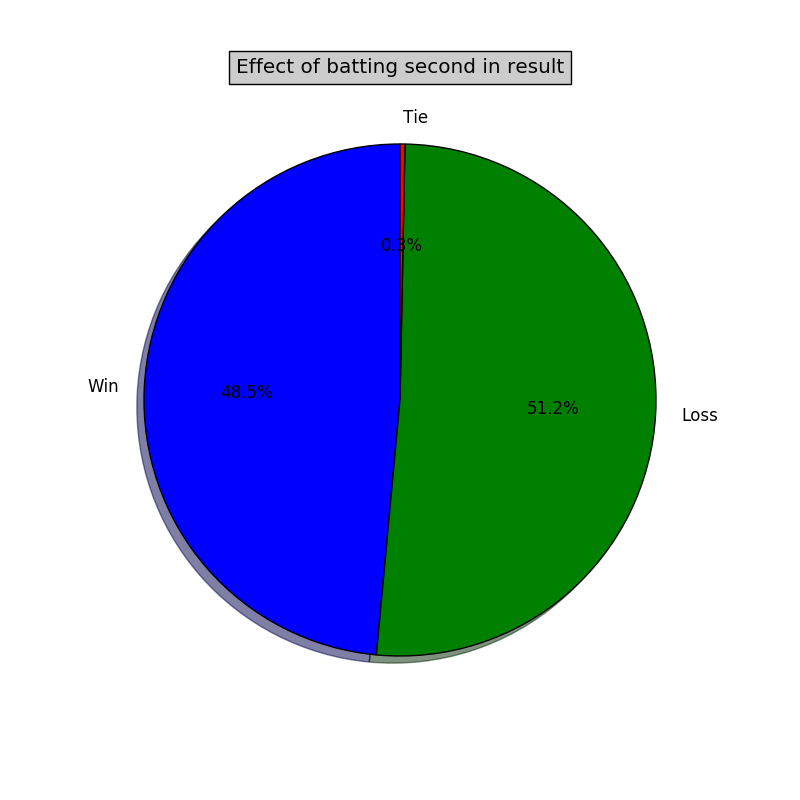

Source code (Python):
import csv
import pandas as pd
import numpy as nm
from pylab import*

folder = 'D:\\STUDY\\3.2\\Project 300\\T20_male_csv\\'
# file_name = folder + teams + '.csv'

# if csv file column number changes, change this indexex according to the new csv file
decision_index = 5
toss_index = 16
winner_index = 20

win = 0
loss = 0
tie = 0
#648
for value in range(1,648):
    filename = folder + str(value) + '.csv'

    file=open(filename, "r")

    decision = []
    toss = []
    winner = []
    reader = csv.reader(file)

    for line in reader:
       decision=line[decision_index]
       toss=line[toss_index]
       winner=line[winner_index]
    #print(decision,toss,winner)

    if(winner == 'tie'):
        tie = tie + 1
    elif(decision == 'bat'):
        if(toss == winner):
            loss = loss + 1
        else:
            win = win + 1
    else:
        if(toss == winner):
            win = win + 1
        else:
            loss = loss +1

#print(win,loss,tie)

figure(1, figsize=(8,8))
ax = axes([0.1,0.1,0.8,0.8])

x = (win/(win+loss+tie)) * 100
y = (loss/(win+loss+tie)) * 100
z = (tie/(win+loss+tie)) * 100
# The slices will be ordered and plotted counter-clockwise.
labels = 'Win', 'Loss', 'Tie'
fracs = [x , y , z ]
explode=(0, 0, 0)

pie(fracs, explode=explode, labels=labels,
                autopct='%1.1f%%', shadow=True, startangle=90)
                # The default startangle is 0, which would start
                # the Frogs slice on the x-axis.  With startangle=90,
                # everything is rotated counter-clockwise by 90 degrees,
                # so the plotting starts on the positive y-axis.

title('Effect of batting second in result', bbox={'facecolor':'0.8', 'pad':5})

show()
